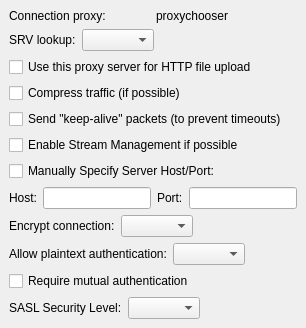
     <widget class="QWidget" name="tab_connection">
      <attribute name="title">
       <string>Connection</string>
      </attribute>
      <layout class="QVBoxLayout">
       <property name="spacing">
        <number>6</number>
       </property>
       <property name="leftMargin">
        <number>9</number>
       </property>
       <property name="topMargin">
        <number>9</number>
       </property>
       <property name="rightMargin">
        <number>9</number>
       </property>
       <property name="bottomMargin">
        <number>9</number>
       </property>
       <item>
        <layout class="QHBoxLayout">
         <property name="spacing">
          <number>6</number>
         </property>
         <property name="leftMargin">
          <number>0</number>
         </property>
         <property name="topMargin">
          <number>0</number>
         </property>
         <property name="rightMargin">
          <number>0</number>
         </property>
         <property name="bottomMargin">
          <number>0</number>
         </property>
         <item>
          <widget class="QLabel" name="lb_proxy">
           <property name="text">
            <string>Connection proxy:</string>
           </property>
          </widget>
         </item>
         <item>
          <widget class="QLabel" name="lb_proxychooser">
           <property name="text">
            <string>proxychooser</string>
           </property>
          </widget>
         </item>
        </layout>
       </item>
       <item>
        <layout class="QHBoxLayout" name="hboxSrvLookup">
         <item>
          <widget class="QLabel" name="lb_srvLookup">
           <property name="text">
            <string>SRV lookup:</string>
           </property>
          </widget>
         </item>
         <item>
          <widget class="QComboBox" name="cb_srvLookup"/>
         </item>
         <item>
          <spacer name="spacerSrvLookup">
           <property name="orientation">
            <enum>Qt::Horizontal</enum>
           </property>
           <property name="sizeHint" stdset="0">
            <size>
             <width>0</width>
             <height>0</height>
            </size>
           </property>
          </spacer>
         </item>
        </layout>
       </item>
       <item>
        <widget class="QCheckBox" name="ck_useProxyForUpload">
         <property name="text">
          <string>Use this proxy server for HTTP file upload</string>
         </property>
        </widget>
       </item>
       <item>
        <widget class="QCheckBox" name="ck_compress">
         <property name="text">
          <string>Compress traffic (if possible)</string>
         </property>
        </widget>
       </item>
       <item>
        <widget class="QCheckBox" name="ck_keepAlive">
         <property name="text">
          <string>Send &quot;keep-alive&quot; packets (to prevent timeouts)</string>
         </property>
        </widget>
       </item>
       <item>
        <widget class="QCheckBox" name="ck_enableSM">
         <property name="text">
          <string>Enable Stream Management if possible</string>
         </property>
        </widget>
       </item>
       <item>
        <widget class="QCheckBox" name="ck_host">
         <property name="text">
          <string>Manually Specify Server Host/Port:</string>
         </property>
        </widget>
       </item>
       <item>
        <layout class="QHBoxLayout">
         <property name="spacing">
          <number>6</number>
         </property>
         <property name="leftMargin">
          <number>0</number>
         </property>
         <property name="topMargin">
          <number>0</number>
         </property>
         <property name="rightMargin">
          <number>0</number>
         </property>
         <property name="bottomMargin">
          <number>0</number>
         </property>
         <item>
          <widget class="QLabel" name="lb_host">
           <property name="text">
            <string>Host:</string>
           </property>
          </widget>
         </item>
         <item>
          <widget class="QLineEdit" name="le_host"/>
         </item>
         <item>
          <widget class="QLabel" name="lb_port">
           <property name="text">
            <string>Port:</string>
           </property>
          </widget>
         </item>
         <item>
          <widget class="QLineEdit" name="le_port">
           <property name="minimumSize">
            <size>
             <width>80</width>
             <height>0</height>
            </size>
           </property>
           <property name="maximumSize">
            <size>
             <width>120</width>
             <height>32767</height>
            </size>
           </property>
          </widget>
         </item>
        </layout>
       </item>
       <item>
        <layout class="QHBoxLayout">
         <property name="spacing">
          <number>6</number>
         </property>
         <property name="leftMargin">
          <number>0</number>
         </property>
         <property name="topMargin">
          <number>0</number>
         </property>
         <property name="rightMargin">
          <number>0</number>
         </property>
         <property name="bottomMargin">
          <number>0</number>
         </property>
         <item>
          <widget class="QLabel" name="lb_ssl">
           <property name="text">
            <string>Encrypt connection:</string>
           </property>
          </widget>
         </item>
         <item>
          <widget class="QComboBox" name="cb_ssl">
           <property name="sizePolicy">
            <sizepolicy hsizetype="Minimum" vsizetype="Fixed">
             <horstretch>0</horstretch>
             <verstretch>0</verstretch>
            </sizepolicy>
           </property>
           <property name="sizeAdjustPolicy">
            <enum>QComboBox::AdjustToContents</enum>
           </property>
          </widget>
         </item>
         <item>
          <spacer>
           <property name="orientation">
            <enum>Qt::Horizontal</enum>
           </property>
           <property name="sizeType">
            <enum>QSizePolicy::Expanding</enum>
           </property>
           <property name="sizeHint" stdset="0">
            <size>
             <width>0</width>
             <height>16</height>
            </size>
           </property>
          </spacer>
         </item>
        </layout>
       </item>
       <item>
        <layout class="QHBoxLayout">
         <property name="spacing">
          <number>6</number>
         </property>
         <property name="leftMargin">
          <number>0</number>
         </property>
         <property name="topMargin">
          <number>0</number>
         </property>
         <property name="rightMargin">
          <number>0</number>
         </property>
         <property name="bottomMargin">
          <number>0</number>
         </property>
         <item>
          <widget class="QLabel" name="lb_plain">
           <property name="text">
            <string>Allow plaintext authentication:</string>
           </property>
          </widget>
         </item>
         <item>
          <widget class="QComboBox" name="cb_plain">
           <property name="sizePolicy">
            <sizepolicy hsizetype="Minimum" vsizetype="Fixed">
             <horstretch>0</horstretch>
             <verstretch>0</verstretch>
            </sizepolicy>
           </property>
           <property name="sizeAdjustPolicy">
            <enum>QComboBox::AdjustToContents</enum>
           </property>
          </widget>
         </item>
         <item>
          <spacer>
           <property name="orientation">
            <enum>Qt::Horizontal</enum>
           </property>
           <property name="sizeType">
            <enum>QSizePolicy::Expanding</enum>
           </property>
           <property name="sizeHint" stdset="0">
            <size>
             <width>0</width>
             <height>16</height>
            </size>
           </property>
          </spacer>
         </item>
        </layout>
       </item>
       <item>
        <widget class="QCheckBox" name="ck_req_mutual">
         <property name="text">
          <string>Require mutual authentication</string>
         </property>
        </widget>
       </item>
       <item>
        <layout class="QHBoxLayout">
         <property name="spacing">
          <number>6</number>
         </property>
         <property name="leftMargin">
          <number>0</number>
         </property>
         <property name="topMargin">
          <number>0</number>
         </property>
         <property name="rightMargin">
          <number>0</number>
         </property>
         <property name="bottomMargin">
          <number>0</number>
         </property>
         <item>
          <widget class="QLabel" name="lb_security_level">
           <property name="text">
            <string>SASL Security Level:</string>
           </property>
          </widget>
         </item>
         <item>
          <widget class="QComboBox" name="cb_security_level">
           <property name="sizePolicy">
            <sizepolicy hsizetype="Minimum" vsizetype="Fixed">
             <horstretch>0</horstretch>
             <verstretch>0</verstretch>
            </sizepolicy>
           </property>
           <property name="sizeAdjustPolicy">
            <enum>QComboBox::AdjustToContents</enum>
           </property>
          </widget>
         </item>
         <item>
          <spacer>
           <property name="orientation">
            <enum>Qt::Horizontal</enum>
           </property>
           <property name="sizeType">
            <enum>QSizePolicy::Expanding</enum>
           </property>
           <property name="sizeHint" stdset="0">
            <size>
             <width>0</width>
             <height>16</height>
            </size>
           </property>
          </spacer>
         </item>
        </layout>
       </item>
      </layout>
     </widget>
